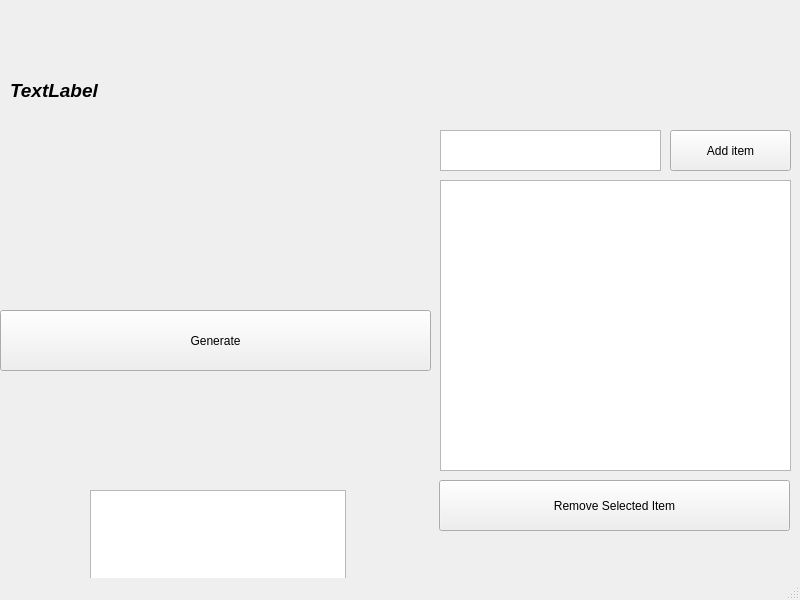
<?xml version="1.0" encoding="UTF-8"?>
<ui version="4.0">
 <class>RandomFromList</class>
 <widget class="QMainWindow" name="RandomFromList">
  <property name="geometry">
   <rect>
    <x>0</x>
    <y>0</y>
    <width>800</width>
    <height>600</height>
   </rect>
  </property>
  <property name="windowTitle">
   <string>MainWindow</string>
  </property>
  <widget class="QWidget" name="centralwidget">
   <widget class="QListView" name="ElementsList">
    <property name="geometry">
     <rect>
      <x>440</x>
      <y>180</y>
      <width>351</width>
      <height>291</height>
     </rect>
    </property>
    <property name="showDropIndicator" stdset="0">
     <bool>false</bool>
    </property>
    <property name="viewMode">
     <enum>QListView::ListMode</enum>
    </property>
   </widget>
   <widget class="QPushButton" name="AddElementtolist">
    <property name="geometry">
     <rect>
      <x>670</x>
      <y>130</y>
      <width>121</width>
      <height>41</height>
     </rect>
    </property>
    <property name="text">
     <string>Add item</string>
    </property>
   </widget>
   <widget class="QPushButton" name="DeleteSelectedElement">
    <property name="geometry">
     <rect>
      <x>439</x>
      <y>480</y>
      <width>351</width>
      <height>51</height>
     </rect>
    </property>
    <property name="text">
     <string>Remove Selected Item</string>
    </property>
   </widget>
   <widget class="QTextEdit" name="NewElementText">
    <property name="geometry">
     <rect>
      <x>440</x>
      <y>130</y>
      <width>221</width>
      <height>41</height>
     </rect>
    </property>
    <property name="inputMethodHints">
     <set>Qt::ImhNone</set>
    </property>
    <property name="acceptRichText">
     <bool>true</bool>
    </property>
   </widget>
   <widget class="QLabel" name="ReturnedValue">
    <property name="geometry">
     <rect>
      <x>10</x>
      <y>10</y>
      <width>161</width>
      <height>161</height>
     </rect>
    </property>
    <property name="font">
     <font>
      <family>Segoe UI</family>
      <pointsize>14</pointsize>
      <weight>75</weight>
      <italic>true</italic>
      <bold>true</bold>
     </font>
    </property>
    <property name="inputMethodHints">
     <set>Qt::ImhPreferUppercase|Qt::ImhUppercaseOnly</set>
    </property>
    <property name="text">
     <string>TextLabel</string>
    </property>
   </widget>
   <widget class="QPushButton" name="Generate">
    <property name="geometry">
     <rect>
      <x>0</x>
      <y>310</y>
      <width>431</width>
      <height>61</height>
     </rect>
    </property>
    <property name="text">
     <string>Generate</string>
    </property>
   </widget>
   <widget class="QListWidget" name="listWidget">
    <property name="geometry">
     <rect>
      <x>90</x>
      <y>490</y>
      <width>256</width>
      <height>192</height>
     </rect>
    </property>
   </widget>
  </widget>
  <widget class="QMenuBar" name="menubar">
   <property name="geometry">
    <rect>
     <x>0</x>
     <y>0</y>
     <width>800</width>
     <height>25</height>
    </rect>
   </property>
  </widget>
  <widget class="QStatusBar" name="statusbar"/>
 </widget>
 <resources/>
 <connections/>
</ui>
